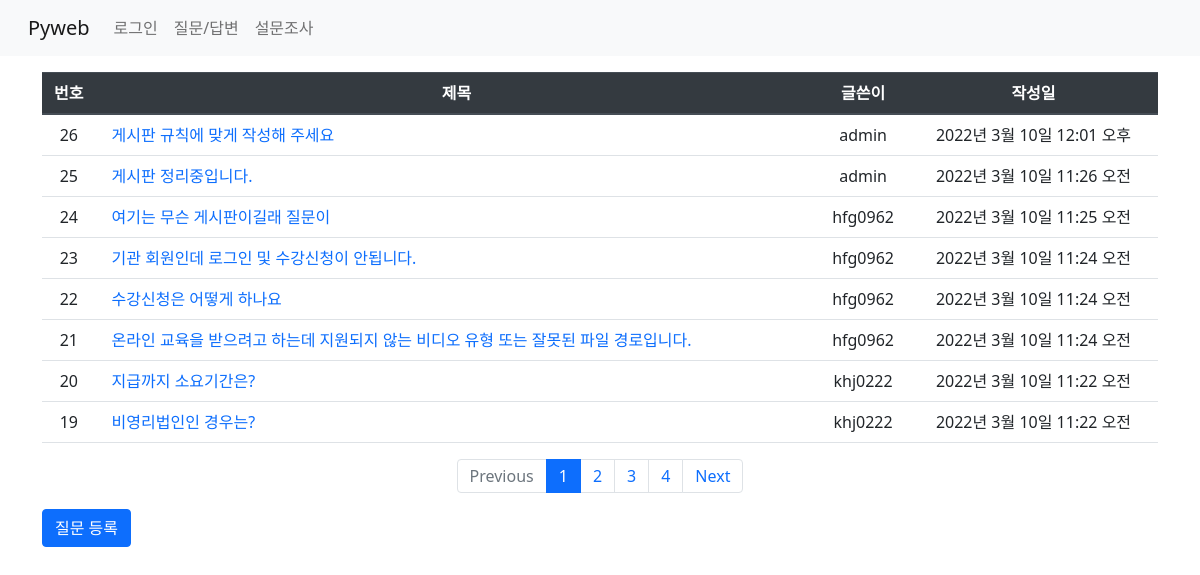
The page /board/boardlist/ on the database its author committed.
### board/models.py (models this page shows, shortened)
class Question(models.Model):
    subject = models.CharField(max_length=200)
    content = models.TextField()
    create_date = models.DateTimeField()  # not null
    modify_date = models.DateTimeField(null=True, blank=True) # null 값 허용/ blank- 폼 데이터null
    author = models.ForeignKey(User, on_delete=models.CASCADE)

### board/views.py (the view)
# urls.py: path('boardlist/', views.boardlist, name='boardlist'),  #127.0.0.1:8000/board/boardlist/
def boardlist(request):
    question_list = Question.objects.order_by('-create_date')  #'-'내림 차순, -pk도 가능
    page = request.GET.get('page', '1')
    paginator = Paginator(question_list, 8)  # 페이지당 8개 자료
    page_obj = paginator.get_page(page)
    context= {'question_list':page_obj}
    return render(request, 'board/question_list.html', context)

### board/templatetags/board_filter.py (called while the page is built)
@register.filter
def sub(value, arg):
    return value - arg

### templates/board/question_list.html (shortened to what this page needs)
{% extends 'base.html' %}
{% load board_filter %}
{% block content %}
  <div class="container my-3">
      <table class="table">
          <thead class="thead-dark">
            <tr class="text-center">
                <th>번호</th><th>제목</th><th>글쓴이</th><th>작성일</th>
            </tr>
          </thead>
          <tbody>
            {% if question_list %}
                {% for question in question_list %}
                <tr class="text-center">
                    <td>{{ question_list.paginator.count|sub:question_list.start_index|sub:forloop.counter0|add:1}}</td>
                        <td class="text-left px-3">
                            <a href="{% url 'board:detail' question.id %}" class="text-decoration-none">{{ question.subject }}</a>
                        </td>
                    <td>{{ question.author }}</td>
                    <td>{{ question.create_date }}</td>
                </tr>
                {% endfor %}
            {% else %}
              <p>질문이 없습니다.</p>
            {% endif %}
          </tbody>
      </table>
      <ul class="pagination justify-content-center">
        {% if question_list.has_previous %}
            <li class="page-item">
                <a class="page-link" href="?page={{ question_list.previous_page_number }}">Previous</a>
            </li>
        {% else %}
          <li class="page-item disabled">
                <a class="page-link" href="#">Previous</a>
            </li>
        {% endif %}
        {% for page_number in question_list.paginator.page_range %}
          {% if page_number == question_list.number %}
                <li class="page-item active">
                  <a class="page-link" href="?page={{ page_number }}">{{ page_number }}</a>
                </li>
          {% else %}
                <li class="page-item">
                  <a class="page-link" href="?page={{ page_number }}">{{ page_number }}</a>
                </li>
          {% endif %}
        {% endfor %}
        {% if question_list.has_next %}
            <li class="page-item">
                <a class="page-link" href="?page={{ question_list.next_page_number }}">Next</a>
            </li>
        {% else %}
          <li class="page-item disabled">
                <a class="page-link" href="#">Next</a>
            </li>
        {% endif %}
      </ul>
      <a href="{% url 'board:question_create' %} " class="btn btn-primary">질문 등록</a>
  </div>
{% endblock %}

### rows shown on the page
Question: paginator.count|sub "26", subject "게시판 규칙에 맞게 작성해 주세요", author "admin", create_date "2022년 3월 10일 12:01 오후"
Question: paginator.count|sub "25", subject "게시판 정리중입니다.", author "admin", create_date "2022년 3월 10일 11:26 오전"
Question: paginator.count|sub "24", subject "여기는 무슨 게시판이길래 질문이", author "hfg0962", create_date "2022년 3월 10일 11:25 오전"
Question: paginator.count|sub "23", subject "기관 회원인데 로그인 및 수강신청이 안됩니다.", author "hfg0962", create_date "2022년 3월 10일 11:24 오전"
Question: paginator.count|sub "22", subject "수강신청은 어떻게 하나요", author "hfg0962", create_date "2022년 3월 10일 11:24 오전"
Question: paginator.count|sub "21", subject "온라인 교육을 받으려고 하는데 지원되지 않는 비디오 유형 또는 잘못된 파일 경로입니다.", author "hfg0962", create_date "2022년 3월 10일 11:24 오전"
Question: paginator.count|sub "20", subject "지급까지 소요기간은?", author "khj0222", create_date "2022년 3월 10일 11:22 오전"
Question: paginator.count|sub "19", subject "비영리법인인 경우는?", author "khj0222", create_date "2022년 3월 10일 11:22 오전"

### other values the page prints
{{ page_number }} "1"
{{ page_number }} "2" "3" "4"
